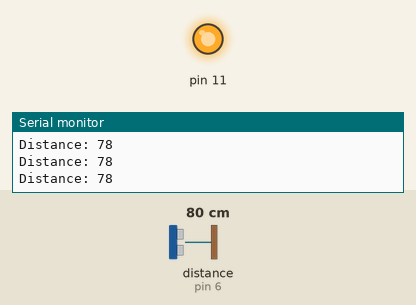
Simulated run of this sketch. Board: Arduino Uno, built with avr-gcc and run on an emulated ATmega328P. Parts: output pins drawn as LEDs (lit = HIGH), the last lines printed to the serial monitor. Wiring (inferred from the names in the program): ultrasonic range finder: trigger pin 7; echo pin 6. Inputs (shaded band) come from the test bench; at power-on: distance to the obstacle (sensor on pin 6) 80 cm. The echo pulse lasts 58.3 µs per cm; pins used as bus, display or sensor lines are not drawn.

Above: at 1.2 s.
1.3 s: distance to the obstacle (sensor on pin 6) set to 99 cm
2.8 s: distance to the obstacle (sensor on pin 6) set to 106 cm
At 3.4 s:
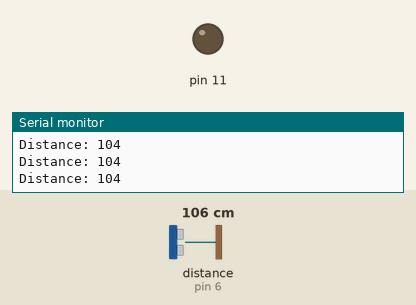
Timing chart, 0 to 5.8 s (numbered marks = the images above; inputs shaded):
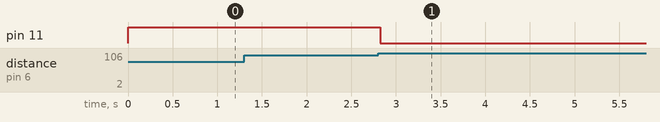

Measured:
- the behaviour switches between 101 and 102 cm on distance to the obstacle (sensor on pin 6) (found by bisection; images 0 and 1)
- after the input at 2.8 s, pin 11: HIGH → LOW at once

The sketch:

distance.ino
```cpp
//#include <LiquidCrystal.h>

//LiquidCrystal lcd(12, 11, 5, 4, 3, 2);

const int trigPin = 7; //2
const int echoPin = 6; //3
int LED = 13;

long duration;
int distance;

void setup() {
  pinMode(trigPin, OUTPUT);
  pinMode(echoPin, INPUT);
  Serial.begin(9600);
  pinMode(11,OUTPUT);
 // lcd.begin(16, 2);
}
void loop() {

  digitalWrite(trigPin, LOW);
  delayMicroseconds(2);

  digitalWrite(trigPin, HIGH);
  delayMicroseconds(10);
  digitalWrite(trigPin, LOW);
  duration = pulseIn(echoPin, HIGH);

  distance= duration*0.034/2;

  //lcd.setCursor(0, 0);

  Serial.print("Distance: ");
  Serial.println(distance);


 // lcd.print("Distance: ");
 // lcd.println(distance);

  if(distance<100){
    digitalWrite(11,HIGH);
  }
  else{
    digitalWrite(11,LOW);
  }
}
```
